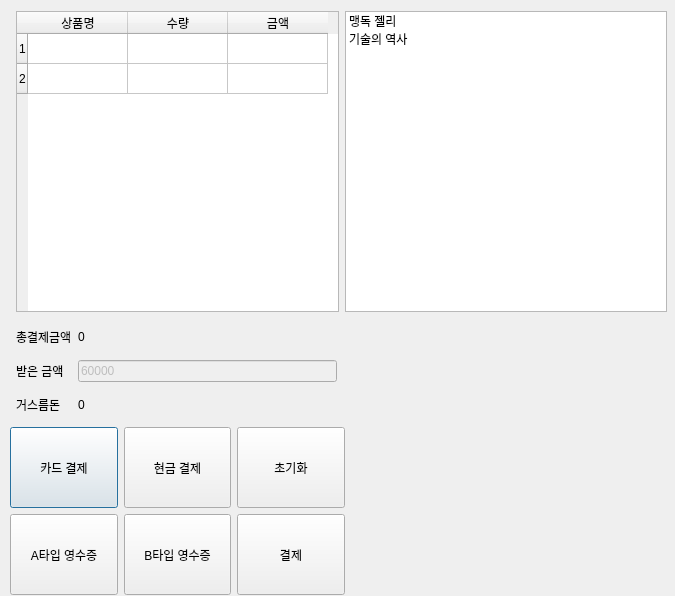
<?xml version="1.0" encoding="UTF-8"?>
<ui version="4.0">
 <class>Dialog</class>
 <widget class="QDialog" name="Dialog">
  <property name="geometry">
   <rect>
    <x>0</x>
    <y>0</y>
    <width>675</width>
    <height>596</height>
   </rect>
  </property>
  <property name="windowTitle">
   <string>Dialog</string>
  </property>
  <widget class="QWidget" name="layoutWidget">
   <property name="geometry">
    <rect>
     <x>16</x>
     <y>11</y>
     <width>651</width>
     <height>301</height>
    </rect>
   </property>
   <layout class="QHBoxLayout" name="horizontalLayout">
    <item>
     <widget class="QTableWidget" name="orderTable">
      <property name="dragDropOverwriteMode">
       <bool>true</bool>
      </property>
      <property name="selectionBehavior">
       <enum>QAbstractItemView::SelectRows</enum>
      </property>
      <row>
       <property name="text">
        <string>1</string>
       </property>
      </row>
      <row>
       <property name="text">
        <string>2</string>
       </property>
      </row>
      <column>
       <property name="text">
        <string>상품명</string>
       </property>
      </column>
      <column>
       <property name="text">
        <string>수량</string>
       </property>
      </column>
      <column>
       <property name="text">
        <string>금액</string>
       </property>
      </column>
      <item row="0" column="0">
       <property name="text">
        <string/>
       </property>
      </item>
      <item row="0" column="1">
       <property name="text">
        <string/>
       </property>
      </item>
      <item row="0" column="2">
       <property name="text">
        <string/>
       </property>
      </item>
      <item row="1" column="0">
       <property name="text">
        <string/>
       </property>
      </item>
      <item row="1" column="1">
       <property name="text">
        <string/>
       </property>
      </item>
      <item row="1" column="2">
       <property name="text">
        <string/>
       </property>
      </item>
     </widget>
    </item>
    <item>
     <widget class="QListWidget" name="sellList">
      <item>
       <property name="text">
        <string>맹독 젤리</string>
       </property>
      </item>
      <item>
       <property name="text">
        <string>기술의 역사</string>
       </property>
      </item>
     </widget>
    </item>
   </layout>
  </widget>
  <widget class="QWidget" name="layoutWidget">
   <property name="geometry">
    <rect>
     <x>16</x>
     <y>320</y>
     <width>321</width>
     <height>101</height>
    </rect>
   </property>
   <layout class="QGridLayout" name="gridLayout_2">
    <item row="0" column="0">
     <widget class="QLabel" name="label">
      <property name="text">
       <string>총결제금액</string>
      </property>
     </widget>
    </item>
    <item row="0" column="1">
     <widget class="QLabel" name="totalPrice">
      <property name="text">
       <string>0</string>
      </property>
     </widget>
    </item>
    <item row="1" column="0">
     <widget class="QLabel" name="label_5">
      <property name="text">
       <string>받은 금액</string>
      </property>
     </widget>
    </item>
    <item row="1" column="1">
     <widget class="QLineEdit" name="getMoney">
      <property name="enabled">
       <bool>false</bool>
      </property>
      <property name="text">
       <string>60000</string>
      </property>
     </widget>
    </item>
    <item row="2" column="0">
     <widget class="QLabel" name="label_2">
      <property name="text">
       <string>거스름돈</string>
      </property>
     </widget>
    </item>
    <item row="2" column="1">
     <widget class="QLabel" name="changeMoney">
      <property name="text">
       <string>0</string>
      </property>
     </widget>
    </item>
   </layout>
  </widget>
  <widget class="QWidget" name="layoutWidget">
   <property name="geometry">
    <rect>
     <x>10</x>
     <y>427</y>
     <width>335</width>
     <height>170</height>
    </rect>
   </property>
   <layout class="QGridLayout" name="gridLayout_3">
    <item row="0" column="0">
     <widget class="QPushButton" name="card_btn">
      <property name="minimumSize">
       <size>
        <width>91</width>
        <height>81</height>
       </size>
      </property>
      <property name="text">
       <string>카드 결제</string>
      </property>
     </widget>
    </item>
    <item row="0" column="1">
     <widget class="QPushButton" name="cash_btn">
      <property name="minimumSize">
       <size>
        <width>91</width>
        <height>81</height>
       </size>
      </property>
      <property name="text">
       <string>현금 결제</string>
      </property>
     </widget>
    </item>
    <item row="0" column="2">
     <widget class="QPushButton" name="reset">
      <property name="minimumSize">
       <size>
        <width>91</width>
        <height>81</height>
       </size>
      </property>
      <property name="text">
       <string>초기화</string>
      </property>
     </widget>
    </item>
    <item row="1" column="2">
     <widget class="QPushButton" name="soldBtn">
      <property name="minimumSize">
       <size>
        <width>91</width>
        <height>81</height>
       </size>
      </property>
      <property name="text">
       <string>결제</string>
      </property>
     </widget>
    </item>
    <item row="1" column="0">
     <widget class="QPushButton" name="Atype">
      <property name="minimumSize">
       <size>
        <width>91</width>
        <height>81</height>
       </size>
      </property>
      <property name="text">
       <string>A타입 영수증</string>
      </property>
     </widget>
    </item>
    <item row="1" column="1">
     <widget class="QPushButton" name="Btype">
      <property name="minimumSize">
       <size>
        <width>91</width>
        <height>81</height>
       </size>
      </property>
      <property name="text">
       <string>B타입 영수증</string>
      </property>
     </widget>
    </item>
   </layout>
  </widget>
 </widget>
 <resources/>
 <connections/>
</ui>
